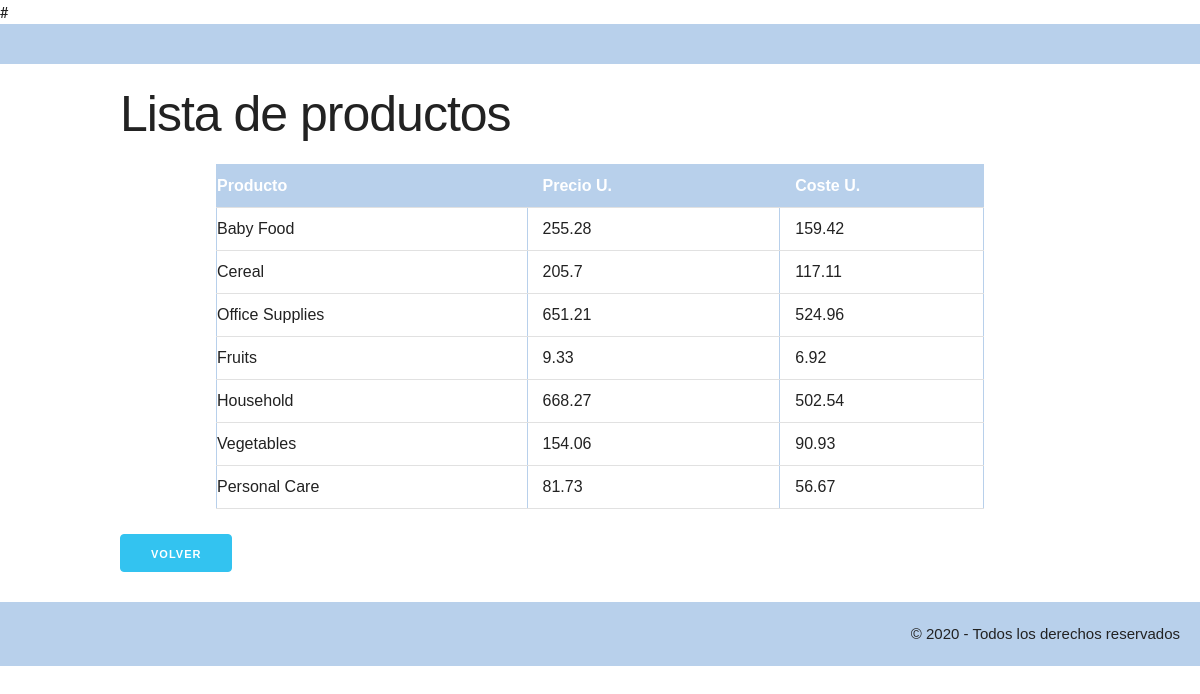
Before: /productos with the older database file.
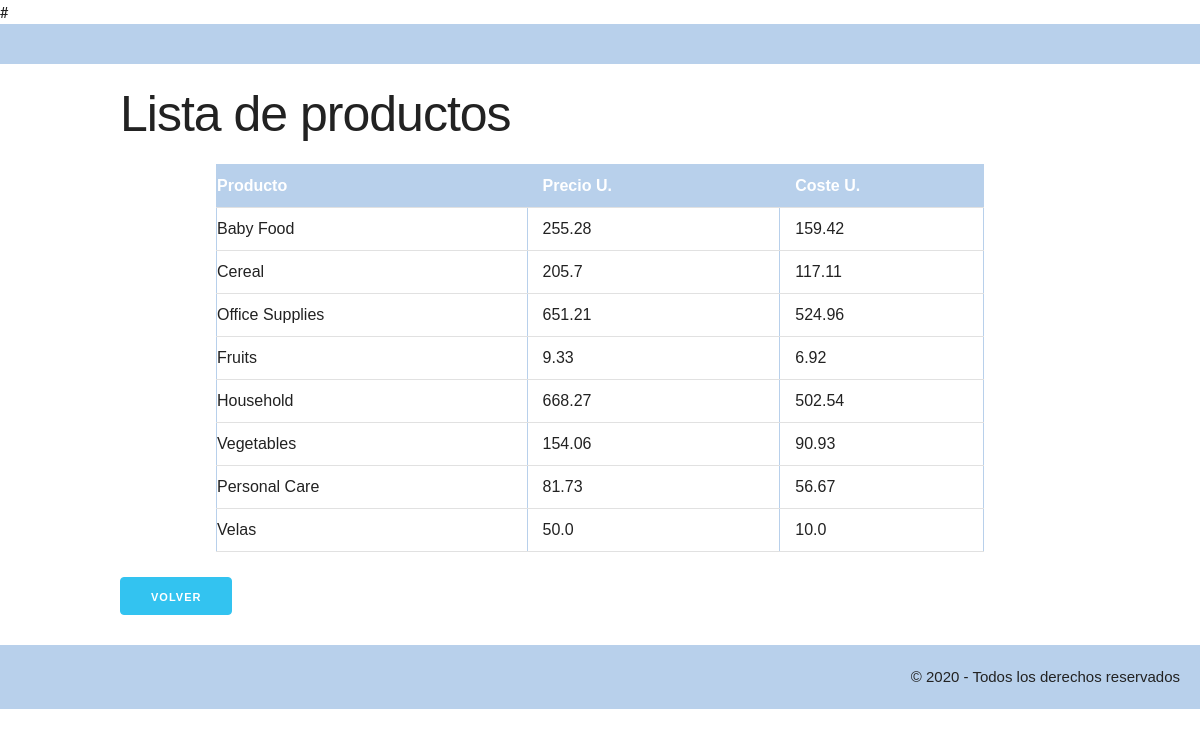
After: the same page with the newer database file.
### tables this page shows
CREATE TABLE "productos" (
	"id"	INTEGER PRIMARY KEY AUTOINCREMENT UNIQUE,
	"tipo_producto"	TEXT NOT NULL UNIQUE,
	"precio_unitario"	REAL NOT NULL,
	"coste_unitario"	REAL NOT NULL
);

### run.py (the view)
@app.route('/productos')
def productos():
    conn= sqlite3.connect(BBDD)
    c= conn.cursor()
    query= "SELECT id, tipo_producto, precio_unitario, coste_unitario FROM productos;"
    productos= c.execute(query).fetchall()
    conn.close()
    return render_template('productos.html', productos= productos)

### templates/productos.html (shortened to what this page needs)
{% extends 'base.html' %}  #instruccion que dice que region es una extension de base.html
{% block contenido %}
    <h1>Lista de productos </h1>
    <table>
        <tr>
            <th>Producto</th>
            <th>Precio U.</th>
            <th>Coste U.</th>
        </tr>
        {% for producto in productos %}
        <tr>
            <td class='producto'>{{producto[1]}}</td>
            <td> {{producto[2]}}</td>
            <td> {{producto[3]}}</td>
        </tr>
        {% endfor %}
    </table>
    <a class= 'button button-primary' href="/">Volver</a>
{% endblock %}

### templates/base.html (shortened to what this page needs)
<html lang="en">
<head>
# <link rel="stylesheet" href="/static/styles.css">
<link rel="stylesheet" href="/static/normalize.css">
<link rel="stylesheet" href="/static/skeleton.css">
</head>
<body>
    <header>
    </header>
    <section class= 'container'>
        {%block contenido %} {% endblock %}
    </section>
    <footer>
        &copy; 2020 - Todos los derechos reservados
    </footer>
</body>
</html>

### static/styles.css (style rules this page uses)
:root { --main_color: #B8D0EB; }
* { padding: 0; margin:0; font-family:Arial, Helvetica, sans-serif; }
header, footer { padding: 20px; background-color: var(--main_color); }
header { text-align: center; font-size: large; margin-bottom: 20px; }
footer { text-align: right; margin-top: 20px; }
h1 { margin: 20px; }
table { width: 80%; padding: 10px; margin: 15px auto; border: 1px solid var(--main_color) }
td, th { border: 1px solid var(--main_color); padding: 2px; }
th { background-color: var(--main_color); color: white; }

### static/skeleton.css (style rules this page uses)
.container { position: relative; width: 100%; max-width: 960px; margin: 0 auto; padding: 0 20px; box-sizing: border-box; }
@media (min-width: 400px) { .container { width: 85%; padding: 0; } }
@media (min-width: 550px) { .container { width: 80%; } }
html { font-size: 62.5%; }
body { font-size: 1.5em; line-height: 1.6; font-weight: 400; font-family: "Raleway", "HelveticaNeue", "Helvetica Neue", Helvetica, Arial, sans-serif; color: #222; }
h1, h2, h3, h4, h5, h6 { margin-top: 0; margin-bottom: 2rem; font-weight: 300; }
h1 { font-size: 4.0rem; line-height: 1.2; letter-spacing: -.1rem; }
@media (min-width: 550px) { h1 { font-size: 5.0rem; } }
a { color: #1EAEDB; }
.button, button, input[type="submit"], input[type="reset"], input[type="button"] { display: inline-block; height: 38px; padding: 0 30px; color: #555; text-align: center; font-size: 11px; font-weight: 600; line-height: 38px; letter-spacing: .1rem; text-transform: uppercase; text-decoration: none; white-space: nowrap; background-color: transparent; border-radius: 4px; border: 1px solid #bbb; cursor: pointer; box-sizing: border-box; }
.button.button-primary, button.button-primary, input[type="submit"].button-primary, input[type="reset"].button-primary, input[type="button"].button-primary { color: #FFF; background-color: #33C3F0; border-color: #33C3F0; }
th, td { padding: 12px 15px; text-align: left; border-bottom: 1px solid #E1E1E1; }
th:first-child, td:first-child { padding-left: 0; }
th:last-child, td:last-child { padding-right: 0; }
button, .button { margin-bottom: 1rem; }
pre, blockquote, dl, figure, table, p, ul, ol, form { margin-bottom: 2.5rem; }
.container:after, .row:after, .u-cf { content: ""; display: table; clear: both; }

Changed rows visible on the page:
added productos: tipo_producto "Velas", precio_unitario "50.0", coste_unitario "10.0"
